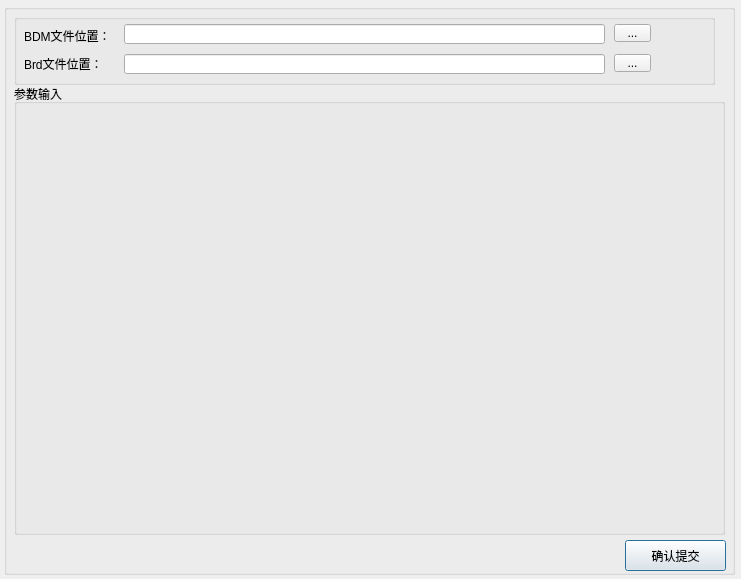
<?xml version="1.0" encoding="UTF-8"?>
<ui version="4.0">
 <class>InfoInput</class>
 <widget class="QDialog" name="InfoInput">
  <property name="geometry">
   <rect>
    <x>0</x>
    <y>0</y>
    <width>741</width>
    <height>579</height>
   </rect>
  </property>
  <property name="windowTitle">
   <string>Dialog</string>
  </property>
  <property name="windowIcon">
   <iconset resource="../qrc/Top.qrc">
    <normaloff>:/new/wl/Logo_ico.png</normaloff>:/new/wl/Logo_ico.png</iconset>
  </property>
  <widget class="QGroupBox" name="groupBox">
   <property name="geometry">
    <rect>
     <x>4</x>
     <y>4</y>
     <width>731</width>
     <height>571</height>
    </rect>
   </property>
   <property name="title">
    <string/>
   </property>
   <widget class="QGroupBox" name="groupBoxTop">
    <property name="geometry">
     <rect>
      <x>10</x>
      <y>80</y>
      <width>711</width>
      <height>451</height>
     </rect>
    </property>
    <property name="title">
     <string>参数输入</string>
    </property>
   </widget>
   <widget class="QGroupBox" name="groupBox_10">
    <property name="geometry">
     <rect>
      <x>10</x>
      <y>10</y>
      <width>701</width>
      <height>71</height>
     </rect>
    </property>
    <property name="title">
     <string/>
    </property>
    <widget class="QWidget" name="verticalLayoutWidget_2">
     <property name="geometry">
      <rect>
       <x>10</x>
       <y>10</y>
       <width>88</width>
       <height>51</height>
      </rect>
     </property>
     <layout class="QVBoxLayout" name="verticalLayout_2">
      <item>
       <widget class="QLabel" name="label_21">
        <property name="text">
         <string>BDM文件位置：</string>
        </property>
       </widget>
      </item>
      <item>
       <widget class="QLabel" name="label_20">
        <property name="text">
         <string>Brd文件位置：</string>
        </property>
       </widget>
      </item>
     </layout>
    </widget>
    <widget class="QLineEdit" name="lineEditBDMPos">
     <property name="geometry">
      <rect>
       <x>110</x>
       <y>10</y>
       <width>481</width>
       <height>20</height>
      </rect>
     </property>
    </widget>
    <widget class="QLineEdit" name="lineEditBrdPos">
     <property name="geometry">
      <rect>
       <x>110</x>
       <y>40</y>
       <width>481</width>
       <height>20</height>
      </rect>
     </property>
    </widget>
    <widget class="QToolButton" name="toolButtonBDM">
     <property name="geometry">
      <rect>
       <x>600</x>
       <y>10</y>
       <width>37</width>
       <height>18</height>
      </rect>
     </property>
     <property name="text">
      <string>...</string>
     </property>
    </widget>
    <widget class="QToolButton" name="toolButtonBrd">
     <property name="geometry">
      <rect>
       <x>600</x>
       <y>40</y>
       <width>37</width>
       <height>18</height>
      </rect>
     </property>
     <property name="text">
      <string>...</string>
     </property>
    </widget>
   </widget>
   <widget class="QPushButton" name="pbSubmit">
    <property name="geometry">
     <rect>
      <x>621</x>
      <y>536</y>
      <width>101</width>
      <height>31</height>
     </rect>
    </property>
    <property name="text">
     <string>确认提交</string>
    </property>
   </widget>
  </widget>
 </widget>
 <tabstops>
  <tabstop>lineEditBDMPos</tabstop>
  <tabstop>lineEditBrdPos</tabstop>
  <tabstop>pbSubmit</tabstop>
  <tabstop>toolButtonBDM</tabstop>
  <tabstop>toolButtonBrd</tabstop>
 </tabstops>
 <resources>
  <include location="../qrc/Top.qrc"/>
 </resources>
 <connections/>
</ui>
